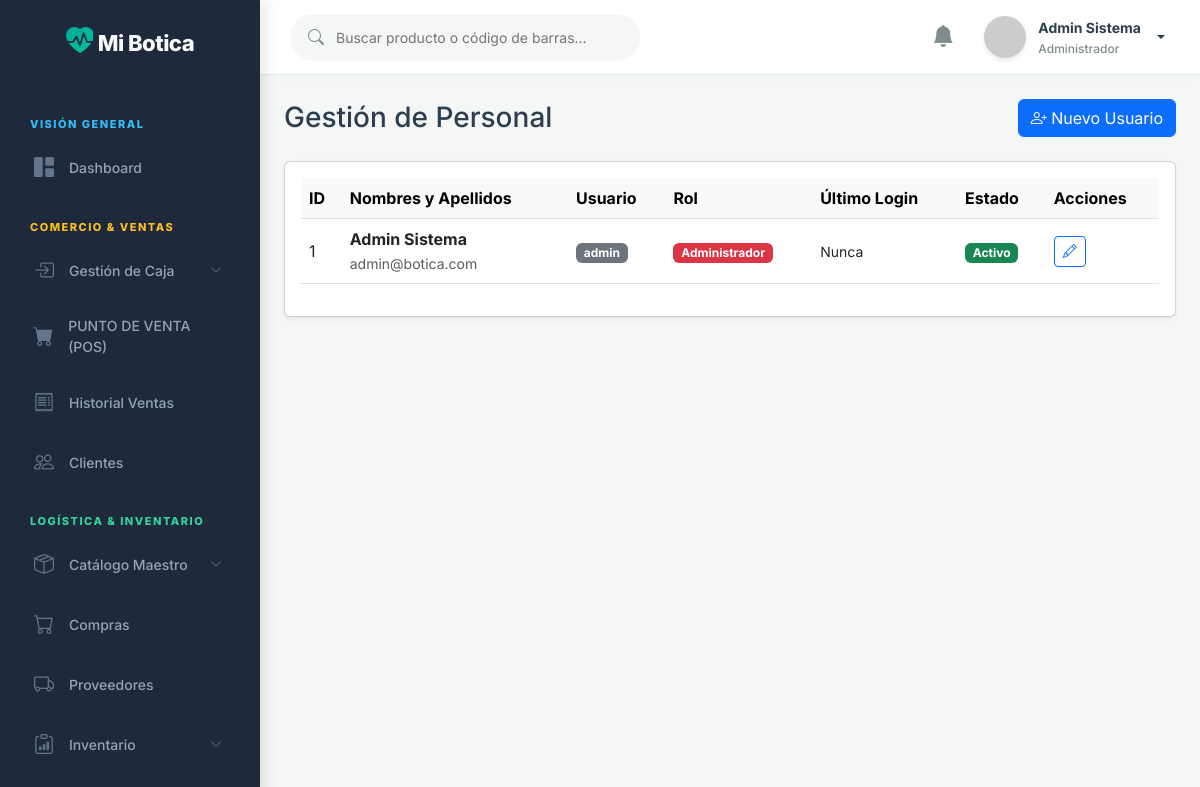
/public/usuario/index (signed in), run on the app's committed database.
### tables this page shows
CREATE TABLE IF NOT EXISTS `usuarios` (
  `id` INT NOT NULL AUTO_INCREMENT,
  `nombres` VARCHAR(100) NOT NULL,
  `apellidos` VARCHAR(100) NOT NULL,
  `usuario` VARCHAR(50) NOT NULL UNIQUE,
  `password` VARCHAR(255) NOT NULL,
  `email` VARCHAR(100) NULL,
  `rol_id` INT NOT NULL,
  `estado` TINYINT(1) DEFAULT 1,  
  `ultimo_login` DATETIME NULL,
  `creado_en` TIMESTAMP DEFAULT CURRENT_TIMESTAMP,
  PRIMARY KEY (`id`),
  FOREIGN KEY (`rol_id`) REFERENCES `roles`(`id`) ON DELETE RESTRICT
);

CREATE TABLE IF NOT EXISTS `roles` (
  `id` INT NOT NULL AUTO_INCREMENT,
  `nombre` VARCHAR(50) NOT NULL,  
  `descripcion` VARCHAR(255) NULL,
  PRIMARY KEY (`id`)
);

### app/controllers/UsuarioController.php (called while the page is built, shortened)
<?php
class UsuarioController extends Controller {
    public function index() {
        $userModel = $this->model('User');
        $roleModel = $this->model('Role');
        $data = [
            'title' => 'Gestión de Personal',
            'usuarios' => $userModel->getAll(),
            'roles' => $roleModel->getAll()
        ];
        $this->view('usuarios/index', $data);
    }
}

### app/core/App.php (called while the page is built, shortened)
<?php
class App {
    protected $method = 'login';
    public function __construct() {
        $url = $this->parseUrl();
        if (isset($url[0]) && file_exists('../app/controllers/' . ucfirst($url[0]) . 'Controller.php')) {
            unset($url[0]);
        }
        $this->controller = new $this->controller;
        if (isset($url[1])) {
            if (method_exists($this->controller, $url[1])) {
                $this->method = $url[1];
                unset($url[1]);
            }
        }
        $this->params = $url ? array_values($url) : [];
        call_user_func_array([$this->controller, $this->method], $this->params);
    }
    public function parseUrl() {
        if (isset($_GET['url'])) {
            return explode('/', filter_var(rtrim($_GET['url'], '/'), FILTER_SANITIZE_URL));
        }
        return [];
    }
}

### public/index.php (called while the page is built, shortened)
<?php
require_once '../app/config/database.php';
require_once '../app/core/App.php';
require_once '../app/core/Controller.php';
$app = new App();

### app/models/User.php (called while the page is built, shortened)
<?php
class User {
    private $conn;
    private $table_name = "usuarios";
    public function __construct() {
        $database = new Database();
        $this->conn = $database->getConnection();
    }
    public function getAll() {
        $query = "SELECT u.*, r.nombre as rol_nombre FROM " . $this->table_name . " u LEFT JOIN roles r ON u.rol_id = r.id ORDER BY u.id ASC";
        $stmt = $this->conn->prepare($query);
        $stmt->execute();
        return $stmt->fetchAll(PDO::FETCH_ASSOC);
    }
}

### app/config/database.php (called while the page is built, shortened)
<?php
class Database {
    private $host = "localhost";
    private $db_name = "botica_db";
    private $username = "root";
    private $password = "274053";
    public function getConnection() {
        $this->conn = null;
        try {
            $this->conn = new PDO("mysql:host=" . $this->host . ";dbname=" . $this->db_name, $this->username, $this->password);
            $this->conn->exec("set names utf8");
        } catch(PDOException $exception) {
            echo "Error de conexión: " . $exception->getMessage();
        }
        return $this->conn;
    }
}
?>

### app/views/usuarios/index.php (the view, shortened to what this page needs)
<div class="container-fluid px-4 pt-4">
    <div class="d-flex justify-content-between align-items-center mb-4">
        <h2 class="h3 text-gray-800 mb-0">Gestión de Personal</h2>
        <button class="btn btn-primary" data-bs-toggle="modal" data-bs-target="#userModal" onclick="resetForm()">
            <i class="bi bi-person-plus"></i> Nuevo Usuario
        </button>
    </div>
    <div class="card shadow-sm mb-4">
        <div class="card-body">
            <div class="table-responsive">
                <table class="table table-hover align-middle">
                    <thead class="table-light">
                        <tr>
                            <th>ID</th>
                            <th>Nombres y Apellidos</th>
                            <th>Usuario</th>
                            <th>Rol</th>
                            <th>Último Login</th>
                            <th>Estado</th>
                            <th>Acciones</th>
                        </tr>
                    </thead>
                    <tbody>
                        <?php foreach ($data['usuarios'] as $u): ?>
                        <tr>
                            <td><?php echo $u['id']; ?></td>
                            <td>
                                <strong><?php echo htmlspecialchars($u['nombres'] . ' ' . $u['apellidos']); ?></strong><br>
                                <small class="text-muted"><?php echo htmlspecialchars($u['email']); ?></small>
                            </td>
                            <td><span class="badge bg-secondary"><?php echo htmlspecialchars($u['usuario']); ?></span></td>
                            <td>
                                <?php
                                $badgeClass = 'bg-info';
                                if($u['rol_id'] == 1) $badgeClass = 'bg-danger';
                                ?>
                                <span class="badge <?php echo $badgeClass; ?>"><?php echo htmlspecialchars($u['rol_nombre']); ?></span>
                            </td>
                            <td><small><?php echo $u['ultimo_login'] ? date('d/m/Y H:i', strtotime($u['ultimo_login'])) : 'Nunca'; ?></small></td>
                            <td>
                                <?php if($u['estado'] == 1): ?>
                                    <span class="badge bg-success">Activo</span>
                                <?php else: ?>
                                    <span class="badge bg-danger">Inactivo</span>
                                <?php endif; ?>
                            </td>
                            <td>
                                <button class="btn btn-sm btn-outline-primary" onclick='editUser(<?php echo json_encode($u); ?>)'>
                                    <i class="bi bi-pencil"></i>
                                </button>
                            </td>
                        </tr>
                        <?php endforeach; ?>
                    </tbody>
                </table>
            </div>
        </div>
    </div>
</div>

### public/css/style.css (style rules this page uses)
:root { --bg-dark: #F4F7F6; --bg-card: #FFFFFF; --text-primary: #2C3E50; --text-secondary: #7F8C8D; --accent-primary: #00A896; --accent-hover: #028090; --accent-light: rgba(0, 168, 150, 0.1); --success: #02C39A; --success-bg: rgba(2, 195, 154, 0.1); --danger: #E63946; --danger-bg: rgba(230, 57, 70, 0.1); --warning: #F4A261; --border-color: #E2E8F0; }
body { font-family: 'Inter', sans-serif; background-color: var(--bg-dark); color: var(--text-primary); margin: 0; overflow-x: hidden; }

### data on the page
usuarios: id "1", nombres+apellidos "Admin Sistema", email "admin@botica.com", usuario "admin", rol.nombre "Administrador", shows "Nunca", estado "Activo"

### other printed values
$_SESSION['nombre'] "Admin Sistema"
$roles[$_SESSION['rol_id'] ?? 1] "Administrador"
